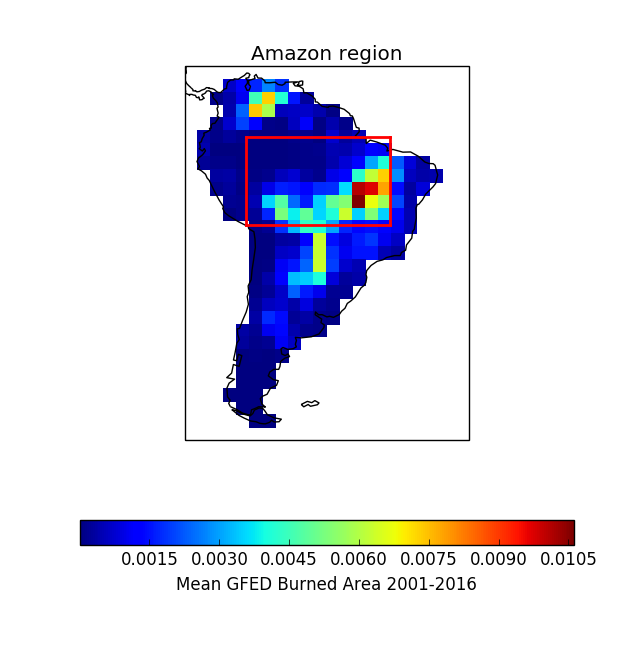

This figure's Python source:
import matplotlib as mpl
import matplotlib.pyplot as plt
import numpy as np
import iris.analysis.cartography
import iris
import iris.quickplot as qplt
import iris.plot as iplt


#Load in GFED data
GFED = iris.load_cube('~/PAPERS/AmazonFire/AmazonRegion/GFED_2001-2016_CB.nc')
coords = ("longitude", "latitude")
time = GFED.coord('time')

#Get the mean burned area over 2001-2016
GFED = GFED.collapsed('time', iris.analysis.MEAN)

##Constrain to Amazon Region
#GFED=GFED.extract(iris.Constraint(latitude=lambda cell: (-57.5) < cell < (12.5), longitude=lambda cell: (-82.5) < cell < (-30)))  #South America
Region=GFED.extract(iris.Constraint(latitude=lambda cell: (-17.0) < cell < (0.0), longitude=lambda cell: (-72) < cell < (-44))) #Brazil/Amazon region

cb = iplt.pcolormesh(GFED)
# iplt.pcolormesh(Region, alpha=1, color='k')
plt.colorbar(cb, orientation='horizontal', label='Mean GFED Burned Area 2001-2016')
plt.gca().coastlines()
plt.title('Amazon region')

#Plot black square to define Amazon region
plt.plot([-72, -44], [-17,-17], color='red', lw=2)
plt.plot([-72, -44], [0,0], color='red', lw=2)
plt.plot([-72, -72], [-17,0], color='red', lw=2)
plt.plot([-44, -44], [-17,0], color='red', lw=2)

plt.show()
